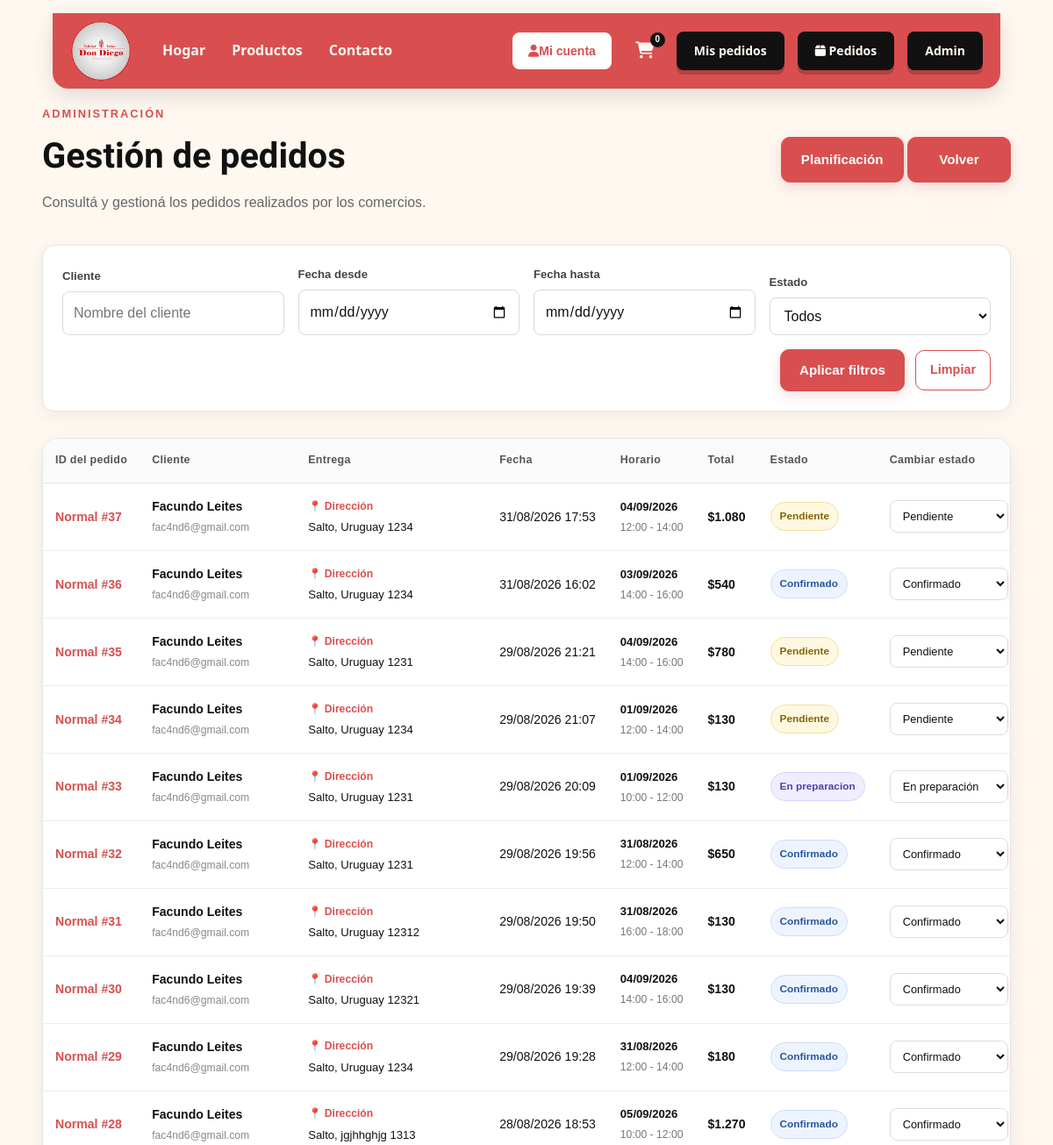
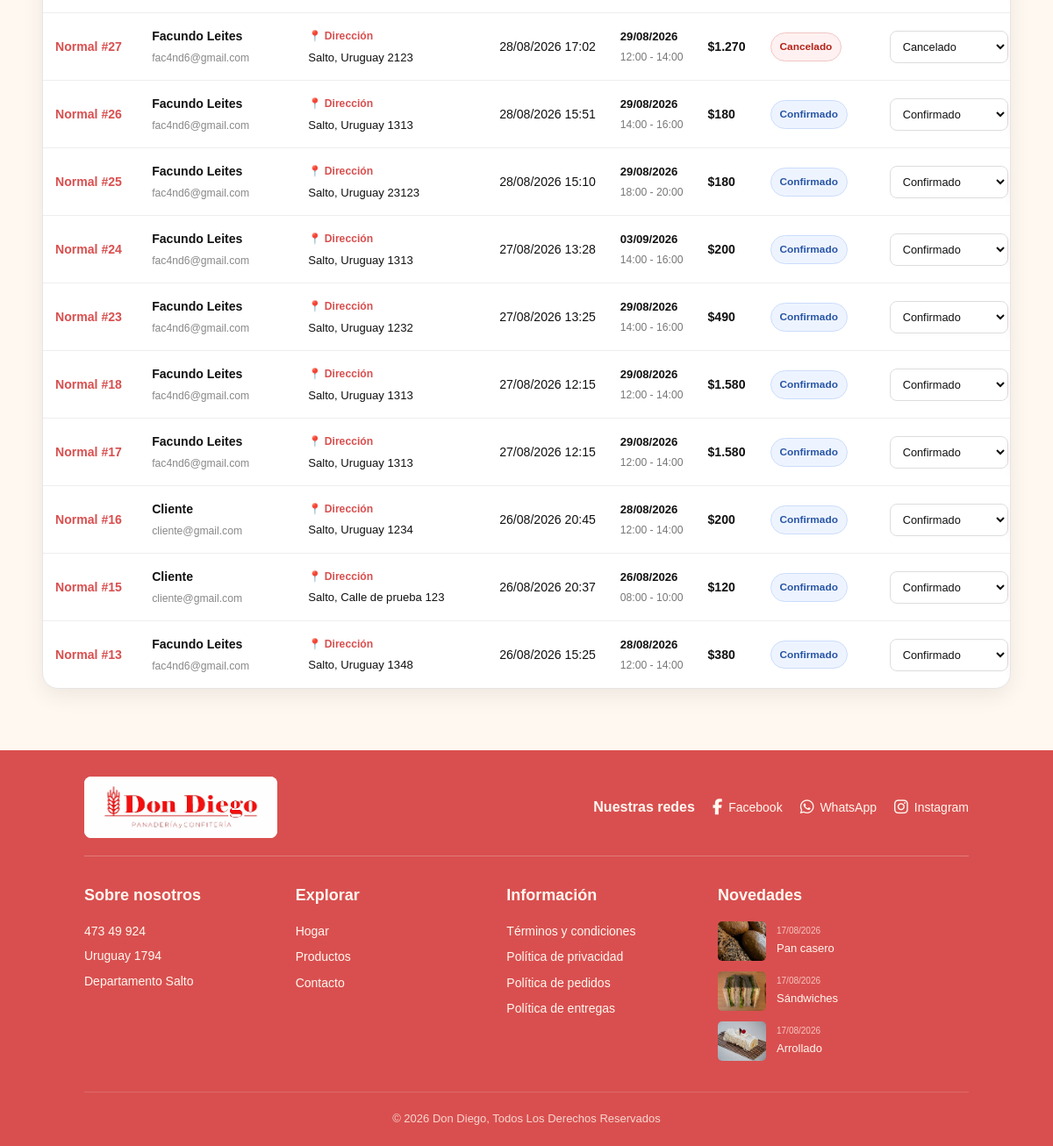
Screenshot of /admin/pedidos (signed in) with the database file from the repository (2 pictures, top to bottom).
### tables this page shows
CREATE TABLE `pedidos` (
  `id` int(11) NOT NULL,
  `usuario_id` int(11) NOT NULL,
  `fecha_pedido` timestamp NOT NULL DEFAULT current_timestamp(),
  `fecha_recepcion` date NOT NULL,
  `franja_horaria` varchar(50) NOT NULL,
  `direccion_entrega` varchar(255) NOT NULL,
  `metodo_pago` enum('efectivo') NOT NULL DEFAULT 'efectivo',
  `estado` enum('pendiente','confirmado','en_preparacion','listo','entregado','cancelado') NOT NULL DEFAULT 'pendiente',
  `total` decimal(10,2) NOT NULL DEFAULT 0.00,
  `tipo` enum('normal','encargo') NOT NULL DEFAULT 'normal',
  `nombre_cliente` varchar(150) DEFAULT NULL,
  `telefono` varchar(30) DEFAULT NULL,
  `observaciones` text DEFAULT NULL,
  `fecha_entrega` date DEFAULT NULL,
  `sucursal` varchar(150) DEFAULT NULL
);

CREATE TABLE `usuarios` (
  `id` int(11) NOT NULL,
  `nombre_completo` varchar(150) NOT NULL,
  `nombre_comercio` varchar(150) DEFAULT NULL,
  `email` varchar(150) NOT NULL,
  `telefono` varchar(30) DEFAULT NULL,
  `direccion` varchar(255) DEFAULT NULL,
  `password` varchar(255) NOT NULL,
  `rol` enum('cliente','empleado','admin') DEFAULT 'cliente',
  `fecha_registro` timestamp NOT NULL DEFAULT current_timestamp(),
  `email_verificado` tinyint(1) NOT NULL DEFAULT 0,
  `token_verificacion` varchar(64) DEFAULT NULL,
  `token_expira` datetime DEFAULT NULL,
  `codigo_recuperacion` varchar(255) DEFAULT NULL,
  `codigo_recuperacion_expira` datetime DEFAULT NULL,
  `ultimo_reenvio_verificacion` datetime DEFAULT NULL,
  `intentos_reenvio_verificacion` int(11) NOT NULL DEFAULT 0
);

CREATE TABLE `productos` (
  `id` int(11) NOT NULL,
  `nombre` varchar(150) NOT NULL,
  `descripcion` text DEFAULT NULL,
  `precio` decimal(10,2) NOT NULL,
  `stock` int(11) NOT NULL DEFAULT 100,
  `unidad_venta` varchar(30) NOT NULL DEFAULT 'unidad',
  `presentaciones` text DEFAULT NULL,
  `stocks_modalidades` text DEFAULT NULL,
  `categoria_id` int(11) NOT NULL,
  `imagen` varchar(255) DEFAULT NULL,
  `activo` tinyint(1) NOT NULL DEFAULT 1,
  `created_at` timestamp NOT NULL DEFAULT current_timestamp(),
  `updated_at` timestamp NOT NULL DEFAULT current_timestamp() ON UPDATE current_timestamp()
);

### views/admin/pedidos.php (the view, shortened to what the rows shown need)
<?php
require __DIR__ . '/../layouts/head.php';
?>
<body class="pagina-admin-pedidos">
    <main class="admin-pedidos-container">
        <header class="admin-pedidos-header">
            <div>
                <?php if (!empty($esEmpleado)): ?>
                    <span class="admin-etiqueta">
                        GESTIÓN DE PEDIDOS
                    </span>
                    <h1>
                        Pedidos
                    </h1>
                    <p>
                        Consultá los pedidos y actualizá su estado.
                    </p>
                <?php else: ?>
                    <h1>
                        Gestión de pedidos
                    </h1>
                <?php endif; ?>
            </div>
        </header>
        <?php if (empty($pedidos)): ?>
            <section class="admin-pedidos-vacio">
                <div class="admin-pedidos-icono">
                    📦
                </div>
                <h2>
                    No hay pedidos
                </h2>
                <p>
                    Todavía no se realizaron pedidos.
                </p>
            </section>
        <?php else: ?>
            <section class="admin-pedidos-tabla">
                <div class="tabla-scroll">
                    <table>
                        <thead>
                            <tr>
                                <th>
                                    ID del pedido
                                </th>
                                <th>
                                    Cliente
                                </th>
                                <th>
                                    Entrega
                                </th>
                                <th>
                                    Fecha
                                </th>
                                <th>
                                    Horario
                                </th>
                                <th>
                                    Total
                                </th>
                                <th>
                                    Estado
                                </th>
                                <th>
                                    Cambiar estado
                                </th>
                            </tr>
                        </thead>
                        <tbody>
                            <?php foreach ($pedidos as $pedido): ?>
                                <tr>
                                    <td>
                                        <strong
                                            class="pedido-numero"
                                            title="Pedido #<?= (int) $pedido['id'] ?>">
                                            <?= ($pedido['tipo'] ?? 'normal') === 'encargo' ? 'Encargo' : 'Normal' ?> #<?= (int) $pedido['id'] ?>
                                        </strong>
                                    </td>
                                    <td>
                                        <div class="cliente">
                                            <strong>
                                                <?= htmlspecialchars(
                                                    $pedido['nombre_completo'],
                                                    ENT_QUOTES,
                                                    'UTF-8'
                                                ) ?>
                                            </strong>
                                            <span>
                                                <?= htmlspecialchars(
                                                    $pedido['email'],
                                                    ENT_QUOTES,
                                                    'UTF-8'
                                                ) ?>
                                            </span>
                                        </div>
                                    </td>
                                    <td>
                                        <div class="pedido-entrega">
                                            <strong>
                                                📍 Dirección
                                            </strong>
                                            <span>
                                                <?= htmlspecialchars(
                                                    $pedido['direccion_entrega'],
                                                    ENT_QUOTES,
                                                    'UTF-8'
                                                ) ?>
                                            </span>
                                        </div>
                                    </td>
                                    <td>
                                        <?= date(
                                            'd/m/Y H:i',
                                            strtotime(
                                                $pedido['fecha_pedido']
                                            )
                                        ) ?>
                                    </td>
                                    <td>
                                        <div class="pedido-horario">
                                            <strong>
                                                <?= !empty($pedido['fecha_recepcion'])
                                                    ? date('d/m/Y', strtotime($pedido['fecha_recepcion']))
                                                    : 'A coordinar' ?>
                                            </strong>
                                            <span>
                                                <?= htmlspecialchars($pedido['franja_horaria'] ?? 'A coordinar', ENT_QUOTES, 'UTF-8') ?>
                                            </span>
                                        </div>
                                    </td>
                                    <td>
                                        <strong class="pedido-total">
                                            $<?= number_format(
                                                    $pedido['total'],
                                                    0,
                                                    ',',
                                                    '.'
                                                ) ?>
                                        </strong>
                                    </td>
                                    <td>
                                        <span
                                            class="estado estado-<?= htmlspecialchars(
                                                                        $pedido['estado'],
                                                                        ENT_QUOTES,
                                                                        'UTF-8'
                                                                    ) ?>">
                                            <?= htmlspecialchars(
                                                ucfirst(
                                                    str_replace(
                                                        '_',
                                                        ' ',
                                                        $pedido['estado']
                                                    )
                                                ),
                                                ENT_QUOTES,
                                                'UTF-8'
                                            ) ?>
                                        </span>
                                    </td>
                                    <td>
                                        <form
                                            method="POST"
                                            action="<?= url('/admin/pedidos') ?>"
                                            class="form-estado">
                                            <select
                                                name="estado"
                                                required>
                                                <option
                                                    value="pendiente"
                                                    <?= $pedido['estado'] === 'pendiente'
                                                        ? 'selected'
                                                        : '' ?>>
                                                    Pendiente
                                                </option>
                                                <option
                                                    value="confirmado"
                                                    <?= $pedido['estado'] === 'confirmado'
                                                        ? 'selected'
                                                        : '' ?>>
                                                    Confirmado
                                                </option>
                                                <option
                                                    value="en_preparacion"
                                                    <?= $pedido['estado'] === 'en_preparacion'
                                                        ? 'selected'
                                                        : '' ?>>
                                                    En preparación
                                                </option>
                                                <option
                                                    value="cancelado"
                                                    <?= $pedido['estado'] === 'cancelado'
                                                        ? 'selected'
                                                        : '' ?>>
                                                    Cancelado
                                                </option>
                                            </select>
                                        </form>
                                    </td>
                                </tr>
                            <?php endforeach; ?>
                        </tbody>
                    </table>
                </div>
            </section>
        <?php endif; ?>
    </main>
    <?php require __DIR__ . '/../layouts/footer.php'; ?>
</body>
</html>

### views/layouts/footer.php (shortened to what the rows shown need)
<?php
$novedades = [];
try {
    $footerDb = new mysqli(
        'localhost',
        'root',
        '',
        'don_diego'
    );
    $footerDb->set_charset('utf8mb4');
    require_once __DIR__ . '/../../models/Producto.php';
    $productoModel = new Producto($footerDb);
    $novedades = $productoModel->obtenerNovedades(3);
} catch (Throwable $e) {
    error_log(
        'Error en novedades del footer: '
        . $e->getMessage()
    );
    $novedades = [];
}
?>
<footer class="footer">
    <div class="footer-content">
        <div class="footer-column">
            <?php if (count($novedades) > 0): ?>
                <div class="footer-news">
                    <?php foreach ($novedades as $producto): ?>
                        <article class="news-item">
                            <?php if (!empty($producto['imagen'])): ?>
                                <img
                                    src="<?= url('/public/img/' . htmlspecialchars(
                                        $producto['imagen'],
                                        ENT_QUOTES,
                                        'UTF-8'
                                    )) ?>"
                                    alt="<?= htmlspecialchars(
                                        $producto['nombre'],
                                        ENT_QUOTES,
                                        'UTF-8'
                                    ) ?>"
                                >
                            <?php endif; ?>
                            <div>
                                <small>
                                    <?php
                                    if (
                                        !empty($producto['created_at'])
                                        &&
                                        strtotime($producto['created_at']) !== false
                                    ) {
                                        echo date(
                                            'd/m/Y',
                                            strtotime(
                                                $producto['created_at']
                                            )
                                        );
                                    } else {
                                        echo 'Nuevo';
                                    }
                                    ?>
                                </small>
                                <p>
                                    <?= htmlspecialchars(
                                        $producto['nombre'],
                                        ENT_QUOTES,
                                        'UTF-8'
                                    ) ?>
                                </p>
                            </div>
                        </article>
                    <?php endforeach; ?>
                </div>
            <?php else: ?>
                <p class="footer-sin-novedades">
                    No hay novedades por el momento.
                </p>
            <?php endif; ?>
        </div>
    </div>
</footer>

### rows the page displays
pedidos: id "37", nombre_completo "Facundo Leites", usuario.email "fac4nd6@gmail.com", direccion_entrega "Salto, Uruguay 1234", fecha_pedido "31/08/2026 17:53", fecha_recepcion "04/09/2026", franja_horaria "12:00 - 14:00", total "1.080", estado "Pendiente"
pedidos: id "36", nombre_completo "Facundo Leites", usuario.email "fac4nd6@gmail.com", direccion_entrega "Salto, Uruguay 1234", fecha_pedido "31/08/2026 16:02", fecha_recepcion "03/09/2026", franja_horaria "14:00 - 16:00", total "540", estado "Confirmado"
pedidos: id "35", nombre_completo "Facundo Leites", usuario.email "fac4nd6@gmail.com", direccion_entrega "Salto, Uruguay 1231", fecha_pedido "29/08/2026 21:21", fecha_recepcion "04/09/2026", franja_horaria "14:00 - 16:00", total "780", estado "Pendiente"
pedidos: id "34", nombre_completo "Facundo Leites", usuario.email "fac4nd6@gmail.com", direccion_entrega "Salto, Uruguay 1234", fecha_pedido "29/08/2026 21:07", fecha_recepcion "01/09/2026", franja_horaria "12:00 - 14:00", total "130", estado "Pendiente"
pedidos: id "33", nombre_completo "Facundo Leites", usuario.email "fac4nd6@gmail.com", direccion_entrega "Salto, Uruguay 1231", fecha_pedido "29/08/2026 20:09", fecha_recepcion "01/09/2026", franja_horaria "10:00 - 12:00", total "130", estado "En preparacion", estado "En preparación"
pedidos: id "32", nombre_completo "Facundo Leites", usuario.email "fac4nd6@gmail.com", direccion_entrega "Salto, Uruguay 1231", fecha_pedido "29/08/2026 19:56", fecha_recepcion "31/08/2026", franja_horaria "12:00 - 14:00", total "650", estado "Confirmado"
pedidos: id "31", nombre_completo "Facundo Leites", usuario.email "fac4nd6@gmail.com", direccion_entrega "Salto, Uruguay 12312", fecha_pedido "29/08/2026 19:50", fecha_recepcion "31/08/2026", franja_horaria "16:00 - 18:00", total "130", estado "Confirmado"
pedidos: id "30", nombre_completo "Facundo Leites", usuario.email "fac4nd6@gmail.com", direccion_entrega "Salto, Uruguay 12321", fecha_pedido "29/08/2026 19:39", fecha_recepcion "04/09/2026", franja_horaria "14:00 - 16:00", total "130", estado "Confirmado"
pedidos: id "29", nombre_completo "Facundo Leites", usuario.email "fac4nd6@gmail.com", direccion_entrega "Salto, Uruguay 1234", fecha_pedido "29/08/2026 19:28", fecha_recepcion "31/08/2026", franja_horaria "12:00 - 14:00", total "180", estado "Confirmado"
pedidos: id "28", nombre_completo "Facundo Leites", usuario.email "fac4nd6@gmail.com", direccion_entrega "Salto, jgjhhghjg 1313", fecha_pedido "28/08/2026 18:53", fecha_recepcion "05/09/2026", franja_horaria "10:00 - 12:00", total "1.270", estado "Confirmado"
pedidos: id "27", nombre_completo "Facundo Leites", usuario.email "fac4nd6@gmail.com", direccion_entrega "Salto, Uruguay 2123", fecha_pedido "28/08/2026 17:02", fecha_recepcion "29/08/2026", franja_horaria "12:00 - 14:00", total "1.270", estado "Cancelado"
pedidos: id "26", nombre_completo "Facundo Leites", usuario.email "fac4nd6@gmail.com", direccion_entrega "Salto, Uruguay 1313", fecha_pedido "28/08/2026 15:51", fecha_recepcion "29/08/2026", franja_horaria "14:00 - 16:00", total "180", estado "Confirmado"
pedidos: id "25", nombre_completo "Facundo Leites", usuario.email "fac4nd6@gmail.com", direccion_entrega "Salto, Uruguay 23123", fecha_pedido "28/08/2026 15:10", fecha_recepcion "29/08/2026", franja_horaria "18:00 - 20:00", total "180", estado "Confirmado"
pedidos: id "24", nombre_completo "Facundo Leites", usuario.email "fac4nd6@gmail.com", direccion_entrega "Salto, Uruguay 1313", fecha_pedido "27/08/2026 13:28", fecha_recepcion "03/09/2026", franja_horaria "14:00 - 16:00", total "200", estado "Confirmado"
pedidos: id "23", nombre_completo "Facundo Leites", usuario.email "fac4nd6@gmail.com", direccion_entrega "Salto, Uruguay 1232", fecha_pedido "27/08/2026 13:25", fecha_recepcion "29/08/2026", franja_horaria "14:00 - 16:00", total "490", estado "Confirmado"
pedidos: id "18", nombre_completo "Facundo Leites", usuario.email "fac4nd6@gmail.com", direccion_entrega "Salto, Uruguay 1313", fecha_pedido "27/08/2026 12:15", fecha_recepcion "29/08/2026", franja_horaria "12:00 - 14:00", total "1.580", estado "Confirmado"
pedidos: id "17", nombre_completo "Facundo Leites", usuario.email "fac4nd6@gmail.com", direccion_entrega "Salto, Uruguay 1313", fecha_pedido "27/08/2026 12:15", fecha_recepcion "29/08/2026", franja_horaria "12:00 - 14:00", total "1.580", estado "Confirmado"
pedidos: id "16", nombre_completo "Cliente", usuario.email "cliente@gmail.com", direccion_entrega "Salto, Uruguay 1234", fecha_pedido "26/08/2026 20:45", fecha_recepcion "28/08/2026", franja_horaria "12:00 - 14:00", total "200", estado "Confirmado"
pedidos: id "15", nombre_completo "Cliente", usuario.email "cliente@gmail.com", direccion_entrega "Salto, Calle de prueba 123", fecha_pedido "26/08/2026 20:37", fecha_recepcion "26/08/2026", franja_horaria "08:00 - 10:00", total "120", estado "Confirmado"
pedidos: id "13", nombre_completo "Facundo Leites", usuario.email "fac4nd6@gmail.com", direccion_entrega "Salto, Uruguay 1348", fecha_pedido "26/08/2026 15:25", fecha_recepcion "28/08/2026", franja_horaria "12:00 - 14:00", total "380", estado "Confirmado"
productos: imagen (picture), created_at "17/08/2026", nombre "Pan casero"
productos: imagen (picture), created_at "17/08/2026", nombre "Sándwiches"
productos: imagen (picture), created_at "17/08/2026", nombre "Arrollado"

### other values shown
$cantidadCarrito "0"
